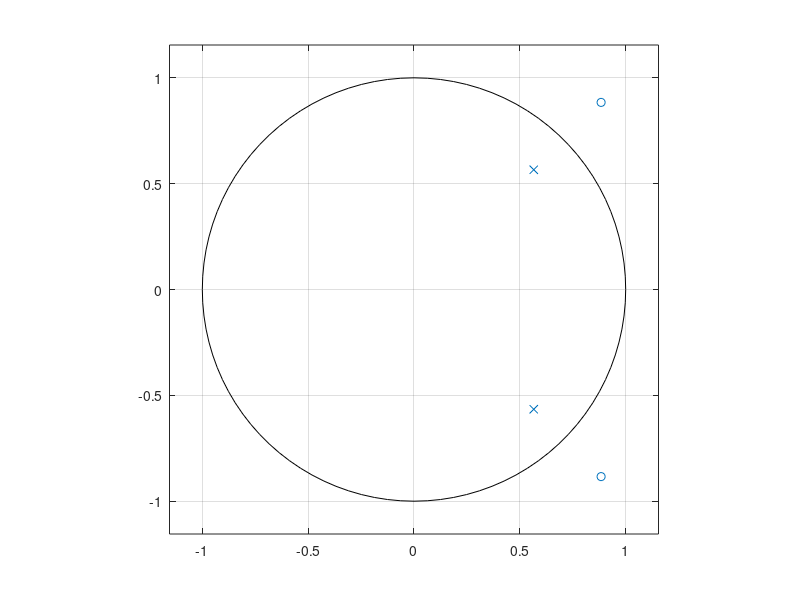
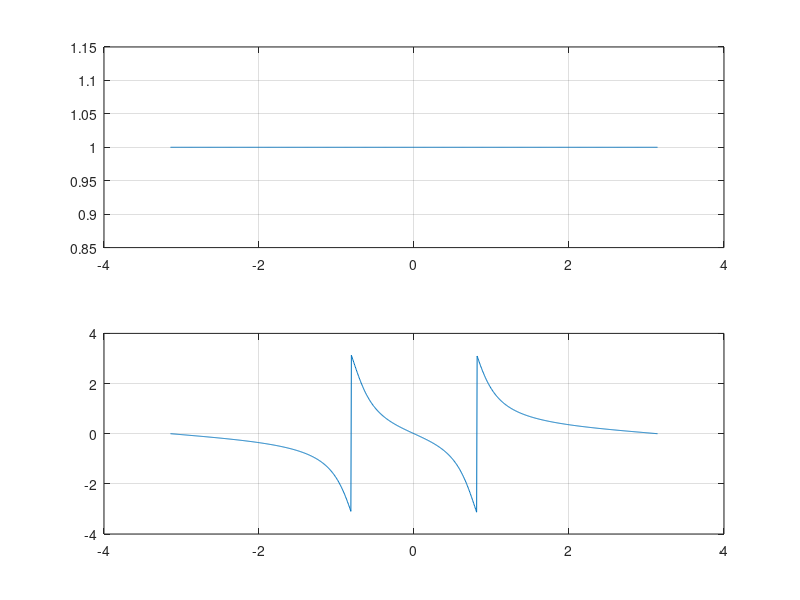

MATLAB code for these plots, in order:
clear all
close all
clc
r_1=.8;w_1=pi/4;r_2=.7;w_2=pi/3;
z_1=[-r_1*exp(w_1*i) 1];p_1=[1 -r_1*exp(w_1*i)];
z_2=[-r_1*exp(-w_1*i) 1];p_2=[1 -r_1*exp(-w_1*i)];
w=linspace(-pi,pi,1000);
H=freqz(conv(z_1,z_2),conv(p_1,p_2),w);
zplane(conv(z_1,z_2),conv(p_1,p_2))
figure
subplot(211);plot(w,abs(H));grid on;
subplot(212);plot(w,angle(H));grid on;
